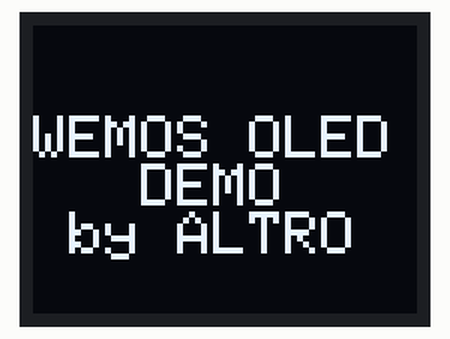
Bench run of a sketch on a simulated Arduino Uno, built with avr-gcc and run on an emulated ATmega328P. On the bench: 64×48 one-colour display. Random numbers use the default seed unless the sketch sets one.

Above: at 0.1 s.
At 5.1 s:
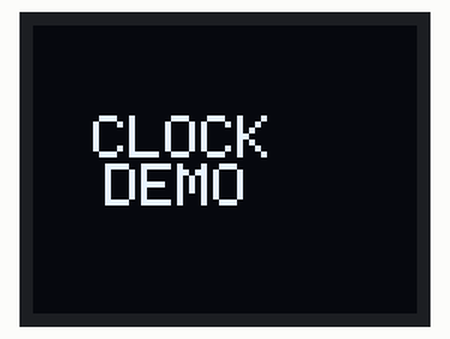
At 12.0 s:
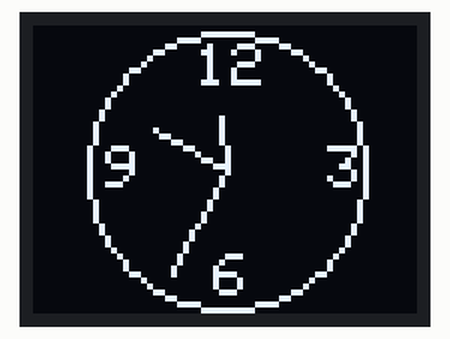
At 19.6 s:
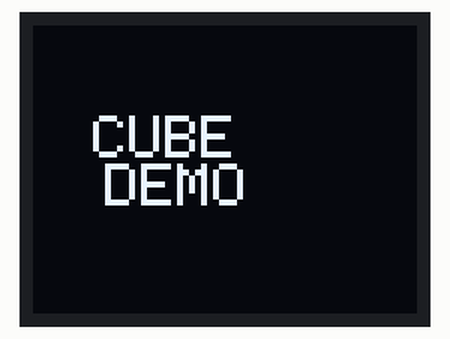
At 23.0 s:
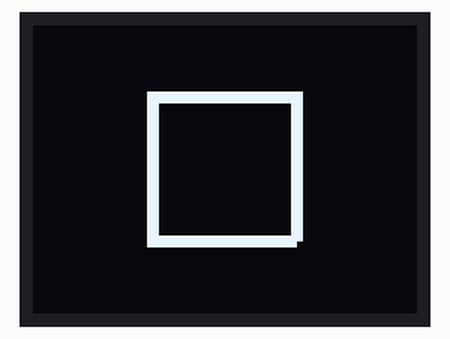
At 36.6 s:
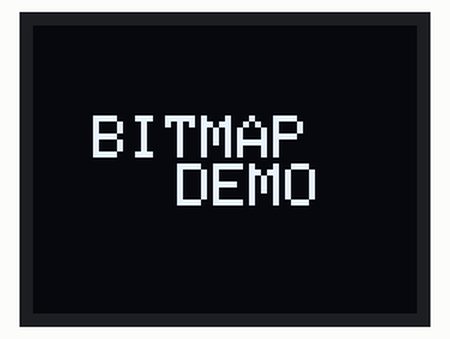

The sketch:

wemos-oled-demo.ino
```cpp
#include <Wire.h>  // Include Wire if you're using I2C
#include <SFE_MicroOLED.h>  // Include the SFE_MicroOLED library


#define PIN_RESET 255  //
#define DC_JUMPER 0  // I2C Addres: 0 - 0x3C, 1 - 0x3D

//////////////////////////////////
// MicroOLED Object Declaration //
//////////////////////////////////

MicroOLED oled(PIN_RESET, DC_JUMPER);  // I2C Example

/////////////////////////////////////////////
/////  Display CLOCK Declaration  ///////////
////////////////////////////////////////////

// Use these variables to set the initial time
int hours = 11;
int minutes = 50;
int seconds = 30;

unsigned long count=0;

// How fast do you want the clock to spin? Set this to 1 for fun.
// Set this to 1000 to get _about_ 1 second timing.
const int CLOCK_SPEED = 1000;

// Global variables to help draw the clock face:
const int MIDDLE_Y = oled.getLCDHeight() / 2;
const int MIDDLE_X = oled.getLCDWidth() / 2;

int CLOCK_RADIUS;
int POS_12_X, POS_12_Y;
int POS_3_X, POS_3_Y;
int POS_6_X, POS_6_Y;
int POS_9_X, POS_9_Y;
int S_LENGTH;
int M_LENGTH;
int H_LENGTH;

unsigned long lastDraw = 0;

void initClockVariables()
{
  // Calculate constants for clock face component positions:
  oled.setFontType(0);
  CLOCK_RADIUS = min(MIDDLE_X, MIDDLE_Y) - 1;
  POS_12_X = MIDDLE_X - oled.getFontWidth();
  POS_12_Y = MIDDLE_Y - CLOCK_RADIUS + 2;
  POS_3_X  = MIDDLE_X + CLOCK_RADIUS - oled.getFontWidth() - 1;
  POS_3_Y  = MIDDLE_Y - oled.getFontHeight() / 2;
  POS_6_X  = MIDDLE_X - oled.getFontWidth() / 2;
  POS_6_Y  = MIDDLE_Y + CLOCK_RADIUS - oled.getFontHeight() - 1;
  POS_9_X  = MIDDLE_X - CLOCK_RADIUS + oled.getFontWidth() - 2;
  POS_9_Y  = MIDDLE_Y - oled.getFontHeight() / 2;

  // Calculate clock arm lengths
  S_LENGTH = CLOCK_RADIUS - 2;
  M_LENGTH = S_LENGTH * 0.7;
  H_LENGTH = S_LENGTH * 0.5;
}


/////////////////////////////////////////////
/////  Display CUBE Declaration  ///////////
////////////////////////////////////////////

int SCREEN_WIDTH = oled.getLCDWidth();
int SCREEN_HEIGHT = oled.getLCDHeight();

float d = 3;
float px[] = {
  -d,  d,  d, -d, -d,  d,  d, -d };
float py[] = {
  -d, -d,  d,  d, -d, -d,  d,  d };
float pz[] = {
  -d, -d, -d, -d,  d,  d,  d,  d };

float p2x[] = {
  0,0,0,0,0,0,0,0};
float p2y[] = {
  0,0,0,0,0,0,0,0};

float r[] = {
  0,0,0};

#define SHAPE_SIZE 600
// Define how fast the cube rotates. Smaller numbers are faster.
// This is the number of ms between draws.
#define ROTATION_SPEED 0

unsigned long previousMillis; //millis for timer


/////////////////////////////////////////////
/////  Binary for Bitmap image /////////////
///////////   Altro Logo  /////////////////
//////////////////////////////////////////


//------------------------------------------------------------------------------
// File generated by LCD Assistant
// http://en.radzio.dxp.pl/bitmap_converter/
//------------------------------------------------------------------------------
//This is the array that holds the Bitmap image. The easiest way to convert a bmp
//to an array is to use the LCD Assistant linked above.


uint8_t altro [] = {
0xFF, 0xFF, 0xFF, 0xFF, 0xFF, 0xFF, 0xFF, 0xFF, 0xFF, 0xFF, 0xFF, 0xFF, 0xFF, 0xFF, 0xFF, 0xFF,
0xFF, 0xFF, 0xFF, 0xFF, 0xFF, 0xFF, 0xFF, 0xFF, 0xFF, 0xFF, 0xFF, 0xFF, 0xFF, 0xFF, 0xFF, 0xFF,
0xFF, 0xFF, 0xFF, 0xFF, 0xFF, 0xFF, 0xFF, 0xFF, 0xFF, 0xFF, 0xFF, 0xFF, 0xFF, 0xFF, 0xFF, 0xFF,
0xFF, 0xFF, 0xFF, 0xFF, 0xFF, 0xFF, 0xFF, 0xFF, 0xFF, 0xFF, 0xFF, 0xFF, 0xFF, 0xFF, 0xFF, 0xFF,
0xFF, 0xFF, 0xFF, 0xFF, 0xFF, 0xFF, 0xFF, 0xFF, 0xFF, 0xFF, 0xFF, 0xFF, 0xFF, 0xFF, 0xFF, 0xFF,
0xFF, 0xFF, 0xFF, 0xFF, 0xFF, 0xFF, 0xFF, 0xFF, 0xFF, 0xFF, 0xFF, 0xFF, 0xFF, 0xFF, 0xFF, 0xFF,
0xFF, 0xFF, 0xFF, 0xFF, 0xFF, 0xFF, 0xFF, 0xFF, 0xFF, 0xFF, 0xFF, 0xFF, 0xFF, 0xFF, 0xFF, 0xFF,
0xFF, 0xFF, 0xFF, 0xFF, 0xFF, 0xFF, 0xFF, 0xFF, 0xFF, 0xFF, 0xFF, 0xFF, 0xFF, 0xFF, 0xFF, 0xFF,
0xFF, 0xFF, 0xFF, 0xFF, 0xFF, 0xFF, 0xFF, 0x01, 0x01, 0xC9, 0xC9, 0xC9, 0xC9, 0xC9, 0x89, 0x09,
0xFF, 0x41, 0x41, 0x7F, 0x7F, 0x7F, 0x7F, 0x7F, 0x7F, 0x7F, 0x7F, 0xF9, 0xF9, 0xF9, 0xF9, 0x09,
0x09, 0xF9, 0xF9, 0xF9, 0xFB, 0x03, 0x01, 0xC9, 0xC9, 0xC9, 0xC9, 0xC9, 0xC9, 0x41, 0x41, 0xFF,
0x01, 0x79, 0x79, 0x79, 0x79, 0x79, 0x79, 0x01, 0x01, 0xFF, 0xFF, 0xFF, 0xFF, 0xFF, 0xFF, 0xFF,
0xFF, 0xFF, 0xFF, 0xFF, 0xFF, 0xFF, 0xFF, 0xFE, 0xFE, 0xFF, 0xFF, 0xFF, 0xFF, 0xFF, 0xFF, 0xFE,
0xFF, 0xFE, 0xFE, 0xFE, 0xFE, 0xFE, 0xFE, 0xFE, 0xFE, 0xFE, 0xFF, 0xFF, 0xFF, 0xFF, 0xFF, 0xFE,
0xFE, 0xFF, 0xFF, 0xFF, 0xFF, 0xFF, 0xFE, 0xFF, 0xFF, 0xFF, 0xFF, 0xFF, 0xFF, 0xFE, 0xFE, 0xFF,
0xFE, 0xFE, 0xFE, 0xFE, 0xFE, 0xFE, 0xFE, 0xFE, 0xFE, 0xFF, 0xFF, 0xFF, 0xFF, 0xFF, 0xFF, 0xFF,
0xFF, 0xFF, 0xFF, 0xFF, 0xFF, 0xFF, 0xFF, 0xFF, 0xFF, 0xFF, 0xFF, 0xFF, 0xFF, 0xFF, 0xFF, 0xFF,
0xFF, 0xFF, 0xFF, 0xFF, 0xFF, 0xFF, 0xFF, 0xFF, 0xFF, 0xFF, 0xFF, 0xFF, 0xFF, 0xFF, 0xFF, 0xFF,
0xFF, 0xFF, 0xFF, 0xFF, 0xFF, 0xFF, 0xFF, 0xFF, 0xFF, 0xFF, 0xFF, 0xFF, 0xFF, 0xFF, 0xFF, 0xFF,
0xFF, 0xFF, 0xFF, 0xFF, 0xFF, 0xFF, 0xFF, 0xFF, 0xFF, 0xFF, 0xFF, 0xFF, 0xFF, 0xFF, 0xFF, 0xFF,
0xFF, 0xFF, 0xFF, 0xFF, 0xFF, 0xFF, 0xFF, 0xFF, 0xFF, 0xFF, 0xFF, 0xFF, 0xFF, 0xFF, 0xFF, 0xFF,
0xFF, 0xFF, 0xFF, 0xFF, 0xFF, 0xFF, 0xFF, 0xFF, 0xFF, 0xFF, 0xFF, 0xFF, 0xFF, 0xFF, 0xFF, 0xFF,
0xFF, 0xFF, 0xFF, 0xFF, 0xFF, 0xFF, 0xFF, 0xFF, 0xFF, 0xFF, 0xFF, 0xFF, 0xFF, 0xFF, 0xFF, 0xFF,
0xFF, 0xFF, 0xFF, 0xFF, 0xFF, 0xFF, 0xFF, 0xFF, 0xFF, 0xFF, 0xFF, 0xFF, 0xFF, 0xFF, 0xFF, 0xFF
};


// Use these variables to set the initial time
void setup()
{
  oled.begin();     // Initialize the OLED
  oled.clear(PAGE); // Clear the display's internal memory
  oled.clear(ALL);  // Clear the library's display buffer
  oled.display();   // Display what's in the buffer (splashscreen)

  initClockVariables();  //call declaration clock display
}

void loop()
{
  //typing word  "WEMOS OLED DEMO by ALTRO"
  oled.setFontType(0);  // Set font to type 0
  oled.clear(PAGE);     // Clear the page
  oled.setCursor(0, 15); // Set cursor to top-left
  oled.print("WEMOS OLED   DEMO    by ALTRO");
  oled.display();
  delay(5000);

  //typing word  "Clock Demo"
  oled.clear(ALL);     // Clear the page
  oled.clear(PAGE);     // Clear the page
  oled.setCursor(10, 15); // Set cursor to top-left
  oled.print("CLOCK      DEMO");
  oled.display();
  delay(2000);

  //Display clock for 10s
  oled.clear(ALL);
  oled.clear(PAGE);     // Clear the page
  drawFace();
  drawArms(hours, minutes, seconds);
  oled.display(); // display the memory buffer drawn
  while (count <=10){
    if (lastDraw + CLOCK_SPEED < millis())
    {
      lastDraw = millis();
      // Add a second, update minutes/hours if necessary:
      updateTime();

      // Draw the clock:
      oled.clear(PAGE);  // Clear the buffer
      drawFace();  // Draw the face to the buffer
      drawArms(hours, minutes, seconds);  // Draw arms to the buffer
      oled.display(); // Draw the memory buffer
     count++;
    }
    delay(300);
  }
  count=0;

  //typing word  "Cube Demo"
  oled.clear(PAGE);     // Clear the page
  oled.setCursor(10, 15); // Set cursor to top-left
  oled.print("CUBE       DEMO");
  oled.display();
  delay(2000);


 //Display Cube 3D Rotate for 15s
  previousMillis = millis();
  oled.clear(PAGE);     // Clear the page
  oled.display();
  while(millis() - previousMillis <= 15000) {
  drawCube();
  delay(ROTATION_SPEED);
  }

  //typing word  "Bitmap Demo"
  oled.clear(ALL);     // Clear the page
  oled.clear(PAGE);     // Clear the page
  oled.setCursor(10, 15); // Set cursor to top-left
  oled.print("BITMAP       DEMO");
  oled.display();
  delay(2000);


  //Display drawing image Bitmap
  oled.clear(ALL);//clear the screen before we draw our image
  oled.drawBitmap(altro);//call the drawBitmap function and pass it the array from above
  oled.display();//display the imgae
  delay(4000);

  //Display sensor measurement
   previousMillis = millis();
   while(millis() - previousMillis <= 9000) {
   float randNumber = random(0,9);
   float Temp = randNumber/10 + 27.0;
   unsigned char randNumber_hum = random(0,9);
   unsigned char Hum = randNumber_hum + 70;
   oled.clear(PAGE);     // Clear the page
   oled.setCursor(10, 0); // Set cursor to top-left
   oled.print("Sensor      Values");
   oled.setCursor(0, 28); // Set cursor to top-left
   oled.print("TEMP:");
   oled.print(Temp);
   oled.print("HUM:  ");
   oled.print(Hum);
   oled.print("%");

   oled.display();
   delay(500);
  }
}


/////////////////////////////////////////////
/////  Display Cube 3D function /////////////
////////////////////////////////////////////

void drawCube()
{
  r[0]=r[0]+PI/180.0; // Add a degree
  r[1]=r[1]+PI/180.0; // Add a degree
  r[2]=r[2]+PI/180.0; // Add a degree
  if (r[0] >= 360.0*PI/180.0) r[0] = 0;
  if (r[1] >= 360.0*PI/180.0) r[1] = 0;
  if (r[2] >= 360.0*PI/180.0) r[2] = 0;

  for (int i=0;i<8;i++)
  {
    float px2 = px[i];
    float py2 = cos(r[0])*py[i] - sin(r[0])*pz[i];
    float pz2 = sin(r[0])*py[i] + cos(r[0])*pz[i];

    float px3 = cos(r[1])*px2 + sin(r[1])*pz2;
    float py3 = py2;
    float pz3 = -sin(r[1])*px2 + cos(r[1])*pz2;

    float ax = cos(r[2])*px3 - sin(r[2])*py3;
    float ay = sin(r[2])*px3 + cos(r[2])*py3;
    float az = pz3-150;

    p2x[i] = SCREEN_WIDTH/2+ax*SHAPE_SIZE/az;
    p2y[i] = SCREEN_HEIGHT/2+ay*SHAPE_SIZE/az;
  }

  oled.clear(PAGE);
  for (int i=0;i<3;i++)
  {
    oled.line(p2x[i],p2y[i],p2x[i+1],p2y[i+1]);
    oled.line(p2x[i+4],p2y[i+4],p2x[i+5],p2y[i+5]);
    oled.line(p2x[i],p2y[i],p2x[i+4],p2y[i+4]);
  }
  oled.line(p2x[3],p2y[3],p2x[0],p2y[0]);
  oled.line(p2x[7],p2y[7],p2x[4],p2y[4]);
  oled.line(p2x[3],p2y[3],p2x[7],p2y[7]);
  oled.display();
}


/////////////////////////////////////////////
/////  Display Clock function //////////////
////////////////////////////////////////////

void updateTime()
{
  seconds++;  // Increment seconds
  if (seconds >= 60)  // If seconds overflows (>=60)
  {
    seconds = 0;  // Set seconds back to 0
    minutes++;    // Increment minutes
    if (minutes >= 60)  // If minutes overflows (>=60)
    {
      minutes = 0;  // Set minutes back to 0
      hours++;      // Increment hours
      if (hours >= 12)  // If hours overflows (>=12)
      {
        hours = 0;  // Set hours back to 0
      }
    }
  }
}

// Draw the clock's three arms: seconds, minutes, hours.
void drawArms(int h, int m, int s)
{
  double midHours;  // this will be used to slightly adjust the hour hand
  static int hx, hy, mx, my, sx, sy;

  // Adjust time to shift display 90 degrees ccw
  // this will turn the clock the same direction as text:
  h -= 3;
  m -= 15;
  s -= 15;
  if (h <= 0)
    h += 12;
  if (m < 0)
    m += 60;
  if (s < 0)
    s += 60;

  // Calculate and draw new lines:
  s = map(s, 0, 60, 0, 360);  // map the 0-60, to "360 degrees"
  sx = S_LENGTH * cos(PI * ((float)s) / 180);  // woo trig!
  sy = S_LENGTH * sin(PI * ((float)s) / 180);  // woo trig!
  // draw the second hand:
  oled.line(MIDDLE_X, MIDDLE_Y, MIDDLE_X + sx, MIDDLE_Y + sy);

  m = map(m, 0, 60, 0, 360);  // map the 0-60, to "360 degrees"
  mx = M_LENGTH * cos(PI * ((float)m) / 180);  // woo trig!
  my = M_LENGTH * sin(PI * ((float)m) / 180);  // woo trig!
  // draw the minute hand
  oled.line(MIDDLE_X, MIDDLE_Y, MIDDLE_X + mx, MIDDLE_Y + my);

  midHours = minutes / 12; // midHours is used to set the hours hand to middling levels between whole hours
  h *= 5;  // Get hours and midhours to the same scale
  h += midHours;  // add hours and midhours
  h = map(h, 0, 60, 0, 360);  // map the 0-60, to "360 degrees"
  hx = H_LENGTH * cos(PI * ((float)h) / 180);  // woo trig!
  hy = H_LENGTH * sin(PI * ((float)h) / 180);  // woo trig!
  // draw the hour hand:
  oled.line(MIDDLE_X, MIDDLE_Y, MIDDLE_X + hx, MIDDLE_Y + hy);
}

// Draw an analog clock face
void drawFace()
{
  // Draw the clock border
  oled.circle(MIDDLE_X, MIDDLE_Y, CLOCK_RADIUS);

  // Draw the clock numbers
  oled.setFontType(0); // set font type 0, please see declaration in SFE_MicroOLED.cpp
  oled.setCursor(POS_12_X, POS_12_Y); // points cursor to x=27 y=0
  oled.print(12);
  oled.setCursor(POS_6_X, POS_6_Y);
  oled.print(6);
  oled.setCursor(POS_9_X, POS_9_Y);
  oled.print(9);
  oled.setCursor(POS_3_X, POS_3_Y);
  oled.print(3);
}
```

Measured:
- what the display in image 1 shows lasts 2.0 s, from 5.1 s to 7.1 s
- what the display in image 2 shows lasts 1.2 s, from 12.0 s to 13.2 s
- what the display in image 3 shows lasts 3.3 s, from 19.6 s to 22.9 s
- what the display in image 4 shows lasts 13.7 s, from 22.9 s to 36.6 s
